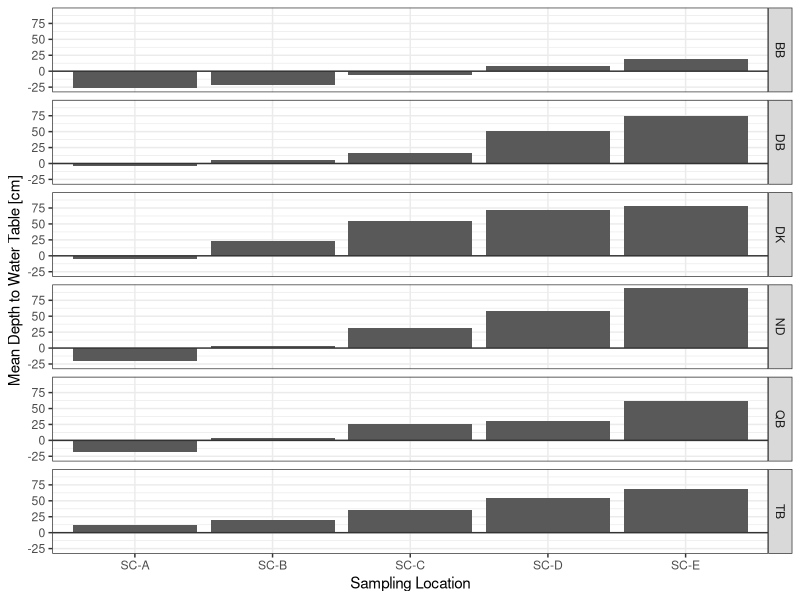
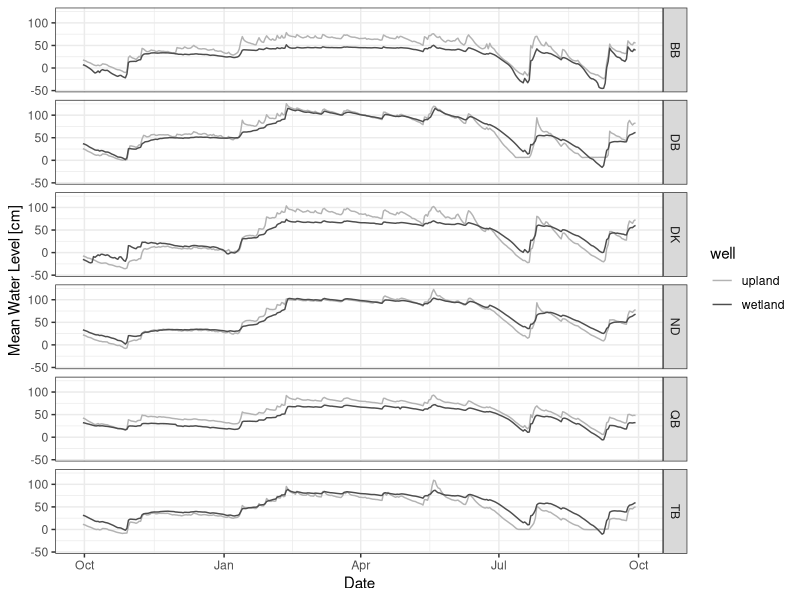

These charts were generated, in order, by the following R code: (Note: this script raises an error after producing the figures.)
#Script Information---------------------------------------------------------------------------------
#Title: Example analysis
#Coder: C. Nate Jones (cnjones@umd.edu)
#Date: 5/9/2019
#Purpose: Create depth to water table plots

# 1.0 Setup Workspace-------------------------------------------------------------------------------
#Clear memory 
remove(list=ls())

#load appropriate packages
library(lubridate)
library(tidyverse)

#load data
level<-read_csv("data/waterLevel_cleaned.csv")
depth<-read_csv("data/DepthToWaterTable.csv")

#2.0 Barplot of mean depth to water table-----------------------------------------------------------
bar_plot<-depth %>%
  #Filter to site [SC for Kelly's and AIK for Anna's]
  filter(str_detect(station,"SC")) %>%
  #Convert depth to cm
  mutate(d_n = d_n*100) %>%
  #Estimate mean annual depths
  group_by(station, wetland) %>% summarise(Depth= mean(d_n, na.rm=T)) %>%
  #Plot
  ggplot(aes(x=station, y=Depth)) +
    #Add barplot
    geom_bar(stat="identity") + 
    #Add line for zero
    geom_hline(yintercept = 0, col="grey20") +
    #Facet
    facet_grid(rows=vars(wetland)) +
    #Theme information
    theme_bw() + 
      labs(y="Mean Depth to Water Table [cm]", 
           x= "Sampling Location")

#Time series plot of water level-------------------------------------------------------------------
#Tidy water level data~~~~~~~~~~~~~~~~~~~~~~~~~~~~~~~~~~~~~~~~~~~~~~~~~~~~~~~~~~~~~~~~~~~~~~~~~~~~~
level<-level %>%
  #Remove Auxilery Upland Wells
  filter(!str_detect(site,'2'), 
         !str_detect(site,'3'), 
         !str_detect(site,'DF'), 
         !str_detect(site,'GR')) %>%
  #Define wetland and well type
  mutate(well = if_else(str_detect(site,"Wetland"), 
                        'wetland', 
                        'upland'),
         site = substr(site,1,2)) %>%
  #Select relevant collumns
  select(site, well, day, waterLevel)

#Plot~~~~~~~~~~~~~~~~~~~~~~~~~~~~~~~~~~~~~~~~~~~~~~~~~~~~~~~~~~~~~~~~~~~~~~~~~~~~~~~~~~~~~~~~~~~~~~
ts_plot<-level %>% 
  mutate(waterLevel=waterLevel*100) %>%
  filter(site!="GN") %>%
  ggplot(aes(day, waterLevel, color = well, linetype=well)) +
    geom_line() +
    facet_grid(rows=vars(site))+
    theme_bw() +
      labs(y="Mean Water Level [cm]", 
           x= "Date")+
      scale_linetype_manual(values=c(1,1)) +
      scale_color_manual(values=c('grey70','grey30')) + 
      scale_x_date(date_labels =  "%b")

#3.0 Print plots------------------------------------------------------------------------------------
output<-grid.arrange(bar_plot,ts_plot,nrow=1,widths = c(1,1.3))
ggsave(file = "SC_Depth_waterLevel.png", plot=output, path = working_dir,
        device = "png", width = 7, height = 8, units = "in")
